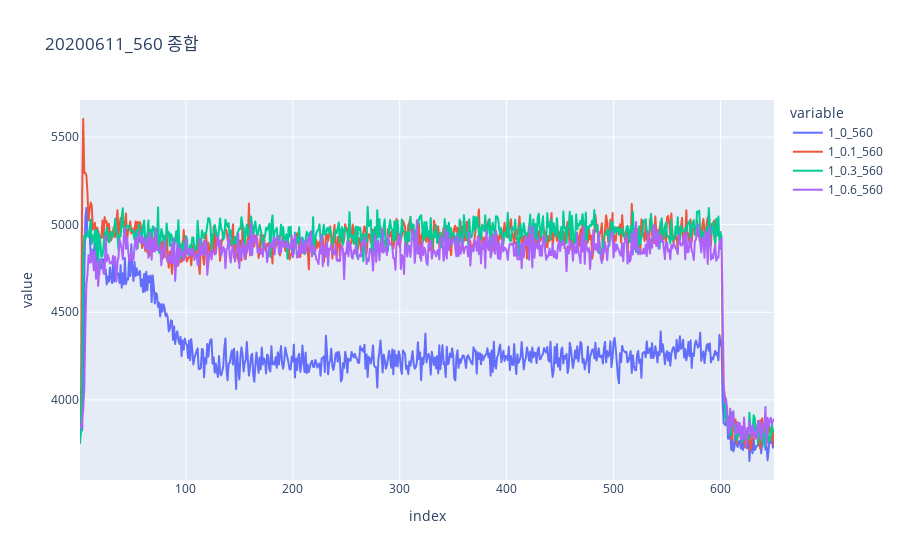

Write notebook code for a chart like this one.
### Code cell
data0 = pd.read_csv('C:/Users/com/Desktop/TES종합/TES20200611.csv')
df_20200611_1_0_EPD = pd.DataFrame(data0[['index','1_0_560','1_0.1_560','1_0.3_560','1_0.6_560']])

fig = px.line(df_20200611_1_0_EPD, x="index", y=["1_0_560", "1_0.1_560","1_0.3_560","1_0.6_560"], title="20200611_560 종합")
fig.show()

### Figure 1 — Plotly figure (JSON) as saved in the notebook; plotly's stock layout.template omitted (floating-point values rounded to 4 significant figures; data arrays with more than 128 entries replaced by an {"elided": "..."} marker saying what was removed)
{"data": [{"hovertemplate": "variable=1_0_560<br>index=%{x}<br>value=%{y}<extra></extra>", "legendgroup": "1_0_560", "line": {"color": "#636efa", "dash": "solid"}, "mode": "lines", "name": "1_0_560", "showlegend": true, "type": "scattergl", "x": {"elided": "650 int values"}, "xaxis": "x", "y": {"elided": "650 int values"}, "yaxis": "y"}, {"hovertemplate": "variable=1_0.1_560<br>index=%{x}<br>value=%{y}<extra></extra>", "legendgroup": "1_0.1_560", "line": {"color": "#EF553B", "dash": "solid"}, "mode": "lines", "name": "1_0.1_560", "showlegend": true, "type": "scattergl", "x": {"elided": "650 int values"}, "xaxis": "x", "y": {"elided": "650 int values"}, "yaxis": "y"}, {"hovertemplate": "variable=1_0.3_560<br>index=%{x}<br>value=%{y}<extra></extra>", "legendgroup": "1_0.3_560", "line": {"color": "#00cc96", "dash": "solid"}, "mode": "lines", "name": "1_0.3_560", "showlegend": true, "type": "scattergl", "x": {"elided": "650 int values"}, "xaxis": "x", "y": {"elided": "650 int values"}, "yaxis": "y"}, {"hovertemplate": "variable=1_0.6_560<br>index=%{x}<br>value=%{y}<extra></extra>", "legendgroup": "1_0.6_560", "line": {"color": "#ab63fa", "dash": "solid"}, "mode": "lines", "name": "1_0.6_560", "showlegend": true, "type": "scattergl", "x": {"elided": "650 int values"}, "xaxis": "x", "y": {"elided": "650 int values"}, "yaxis": "y"}], "layout": {"legend": {"title": {"text": "variable"}, "tracegroupgap": 0}, "title": {"text": "20200611_560 종합"}, "xaxis": {"anchor": "y", "domain": [0, 1], "title": {"text": "index"}}, "yaxis": {"anchor": "x", "domain": [0, 1], "title": {"text": "value"}}}}
